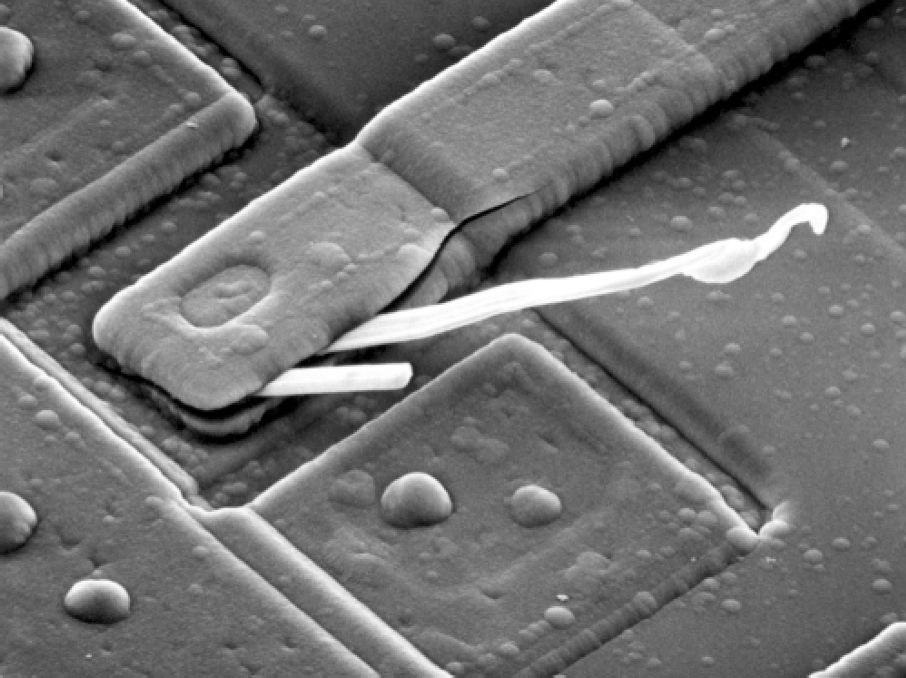
%> input picture 图3.tif, 906 x 678 px
$ octave Newquestion4.m   (GNU Octave 9; MATLAB toolbox functions it lacks are replaced by stand-ins)
%> lines starting %> are read from the running program, lines starting %| are printed output that depends on the picture
%%%%% 第二问代码   %%%%%%
Img3 = imread('图3.tif');                 % 读取图片数据
%> Img3 is the input picture: size 678x906 uint8; min 0, max 255, mean 112.6
canny_Img3 = edge(Img3,'Canny',0.35);     % canny算子检测边缘
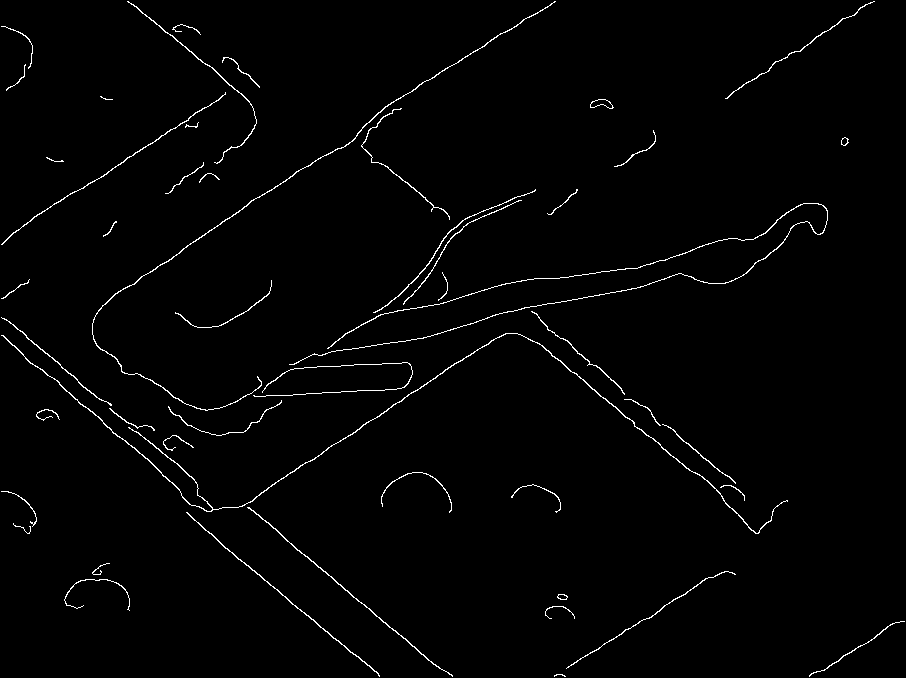
%> canny_Img3: size 678x906 logical; 1.5% white in thin lines or dots
figure(3)                                 % 绘图句柄
subplot(2,2,1);                           % 分割窗口
imshow(Img3,[]);                          % 显示原图
title('原图')                             % 添加标题
subplot(2,2,2);                           % 分割窗口
imshow(canny_Img3,[]);                    % 显示canny算子检测边缘结果
title('Canny算子边缘检测')                 % 添加标题
[H,Theta,Rho] = hough(canny_Img3);        % 霍夫变换
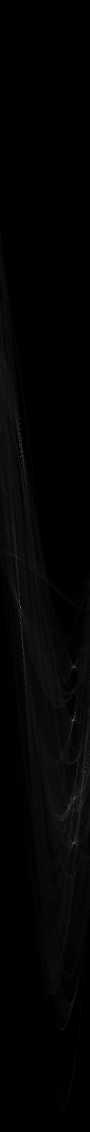
%> H: size 2263x180 double (shown at 1/2 size); min 0, max 271, mean 4; drawn with min black and max white
%> Theta = 180 values from -90 to 89; Rho = 2263 values from -1131 to 1131
subplot(2,2,3)                            % 分割窗口
imshow(H,[],'XData',Theta,'YData',Rho,... % 显示霍夫变换曲线
    'InitialMagnification','fit')
title('霍夫变换曲线');                     % 添加标题
xlabel('\theta'), ylabel('\rho');         % 添加坐标名称
axis on, axis normal, hold on;            % 设置坐标
%%%%%%  霍夫变换峰值检测   %%%%%%
Peaks  = houghpeaks(H,50,'threshold',ceil(0.3*max(H(:))));
%> Peaks = 18 rows, first 12: [1215 41; 858 41; 903 41; 1440 147; 1686 148; 1334 148; 1541 178; 1608 148; 1526 171; 1584 163; 1998 149; 1515 178]
subplot(2,2,4)
plot(Theta(Peaks(:,2)),Rho(Peaks(:,1))...
    ,'*','color','r');                    %绘制峰值点
title('峰值点分布');                       % 添加标题
xlabel('\theta'), ylabel('\rho');         % 添加坐标名称
%> after `ylabel('\rho')`:
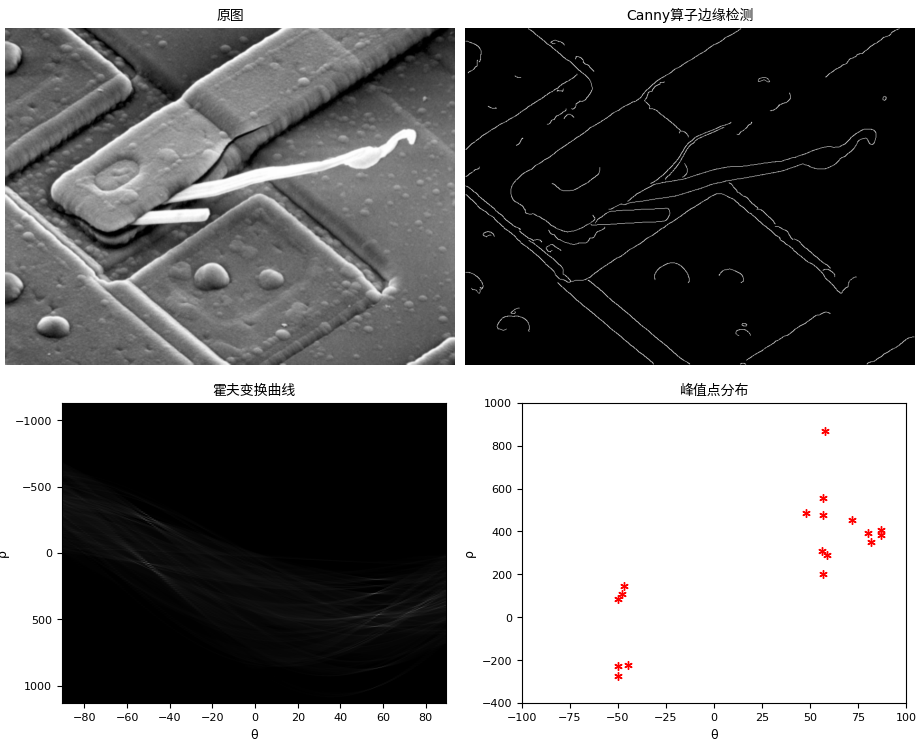
%> figure redrawn from the program's plot data, 4 panels
%%%%%%  霍夫变换直线检测   %%%%%%
lines = houghlines(canny_Img3,Theta,Rho,Peaks,...
    'FillGap',5,'MinLength',7);
%> lines = 69 lines; longest, point1 to point2 (x, y): (201, 526) to (357, 657), (245, 505) to (352, 595), (194, 116) to (109, 172), (647, 619) to (567, 669), (357, 599) to (427, 658), (250, 204) to (182, 251)
figure(4)                                 % 绘图句柄
subplot(2,2,1)
%%%%%%%%%%%%%%%%%%%%%%%%%%%%%%%%%%%%%%%%%%%%%%%%%%%%%%%%%%%
% 为了让打印后更加直观直线检测的结果与原图的对比，在显示canny
%  边缘检测结果时，将其二值图像取反，即黑色的为目标边缘。
%%%%%%%%%%%%%%%%%%%%%%%%%%%%%%%%%%%%%%%%%%%%%%%%%%%%%%%%%%%
notcanny_Img3 = not(uint8(canny_Img3));
%> notcanny_Img3: size 678x906 logical; 98.5% white; black in thin lines or dots
imshow(notcanny_Img3),                    % 显示原图
title('Canny算子边缘检测')                 % 添加标题
subplot(2,2,2)
hold on                                   % 图像保持
axis off                                  % 关闭坐标轴
title('霍夫变换直线检测结果')              % 添加标题
for k = 1:length(lines)                   % 循环绘制检测曲线
 xy = [lines(k).point1; lines(k).point2];
 plot(xy(:,1),xy(:,2),'LineWidth',2,'Color','black');
end
%> this loop made 69 passes
%> xy on passes 1 to 12: [150 18; 208 66], [219 75; 250 102], [537 343; 581 379], [586 383; 630 420], [640 429; 692 472], [201 526; 357 657], [245 505; 352 595], [357 599; 427 658], [432 662; 442 670], [508 31; 468 57], [305 168; 260 198], [250 204; 182 251]
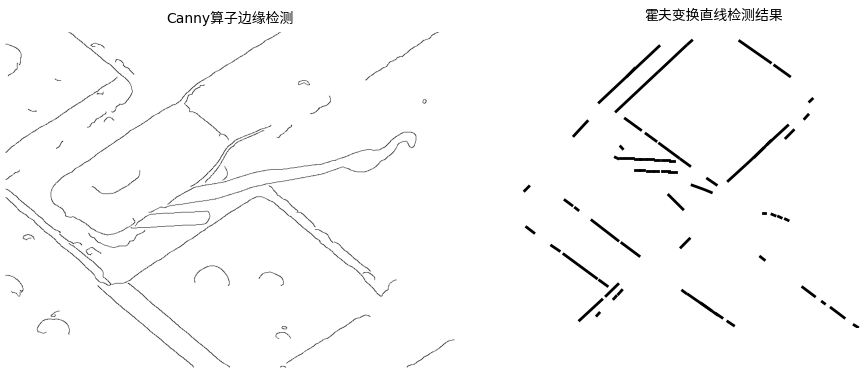
%> figure redrawn from the program's plot data, 2 panels

$ run again, with 图1.tif copied over 图3.tif
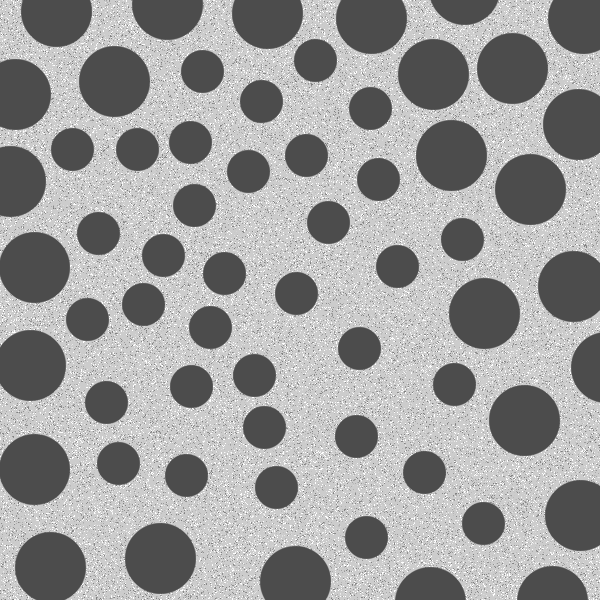
%> input picture 图1.tif, 600 x 600 px
%> Img3 is the input picture: size 600x600 uint8; min 76, max 255, mean 155.3
%> `canny_Img3 = edge(Img3,'Canny',0.35);`:
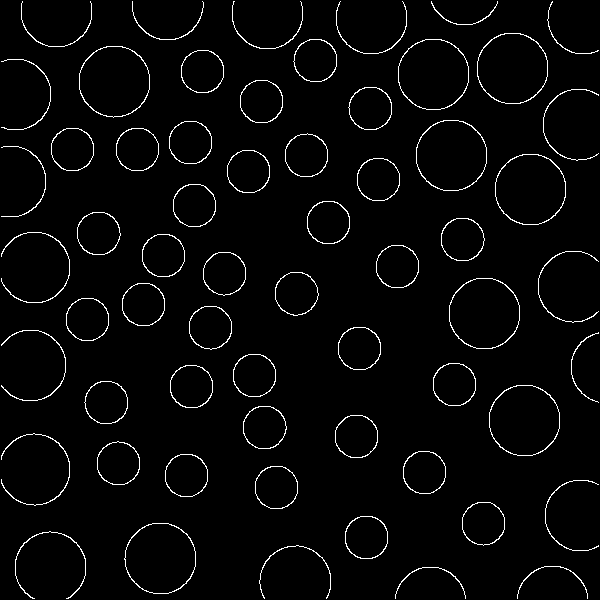
%> canny_Img3: size 600x600 logical; 2.9% white in thin lines or dots
%> Theta = 180 values from -90 to 89; Rho = 1697 values from -848 to 848
%> Peaks = 50 rows, first 12: [862 46; 810 1; 618 3; 763 46; 1246 135; 875 33; 842 42; 836 46; 1316 135; 909 178; 935 46; 932 94]
%> lines = 117 lines; longest, point1 to point2 (x, y): (441, 122) to (425, 133), (61, 495) to (70, 478), (427, 182) to (444, 191), (2, 456) to (14, 441), (560, 211) to (545, 223), (471, 281) to (456, 293)
%> notcanny_Img3: size 600x600 logical; 97.1% white; black in thin lines or dots
%> the loop `for k = 1:length(lines)` made 117 passes
%> xy on passes 1 to 8: [149 131; 156 138], [172 153; 182 163], [204 186; 214 196], [160 40; 176 40], [310 40; 322 40], [426 40; 442 40], [28 233; 46 234], [321 243; 335 244]
%> after the loop `for k = 1:length(lines)`:
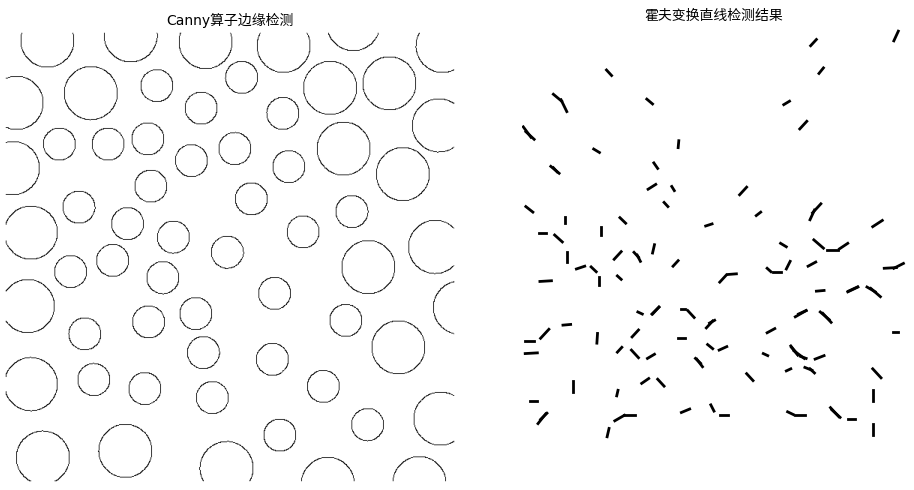
%> figure redrawn from the program's plot data, 2 panels

$ run again, with 图2.tif copied over 图3.tif
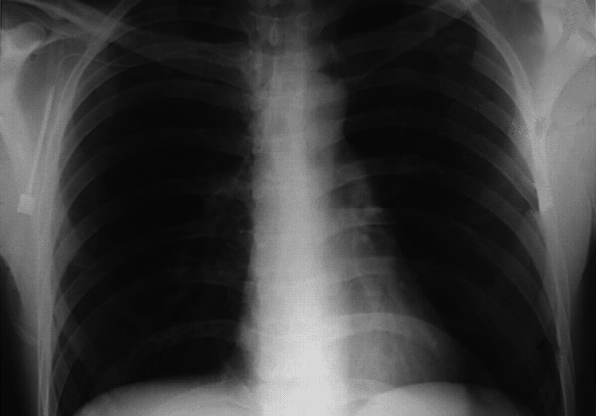
%> input picture 图2.tif, 596 x 416 px
%> Img3 is the input picture: size 416x596 uint8; min 3, max 227, mean 59.9
%> `canny_Img3 = edge(Img3,'Canny',0.35);`:
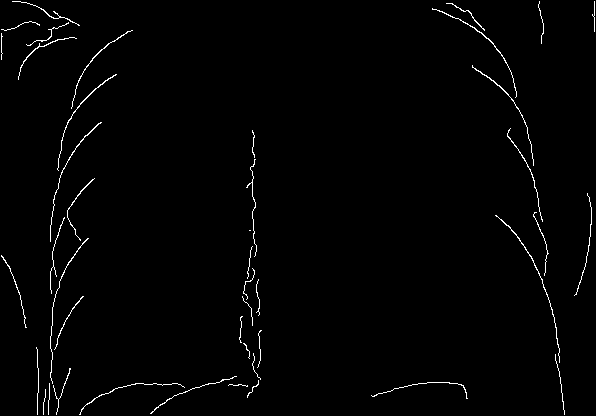
%> canny_Img3: size 416x596 logical; 1.3% white in thin lines or dots
%> Theta = 180 values from -90 to 89; Rho = 1453 values from -726 to 726
%> Peaks = 50 rows, first 12: [1236 84; 968 88; 796 94; 979 91; 777 91; 343 1; 812 97; 1220 82; 1252 86; 1006 98; 822 105; 1187 77]
%> lines = 69 lines; longest, point1 to point2 (x, y): (538, 270) to (553, 311), (542, 279) to (555, 319), (509, 226) to (533, 259), (473, 67) to (504, 90), (16, 282) to (26, 319), (9, 266) to (22, 302)
%> notcanny_Img3: size 416x596 logical; 98.7% white; black in thin lines or dots
%> the loop `for k = 1:length(lines)` made 69 passes
%> xy on passes 1 to 8: [531 142; 534 166], [537 190; 540 212], [546 260; 546 267], [559 369; 560 377], [563 398; 565 415], [254 220; 255 234], [257 285; 258 297], [260 332; 261 361]
%> after the loop `for k = 1:length(lines)`:
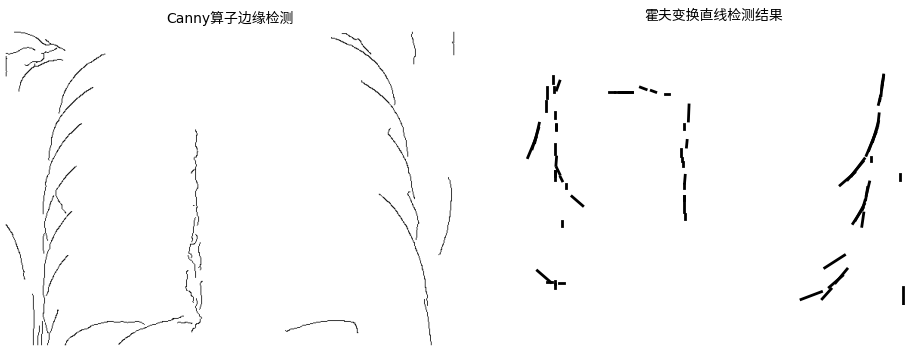
%> figure redrawn from the program's plot data, 2 panels
